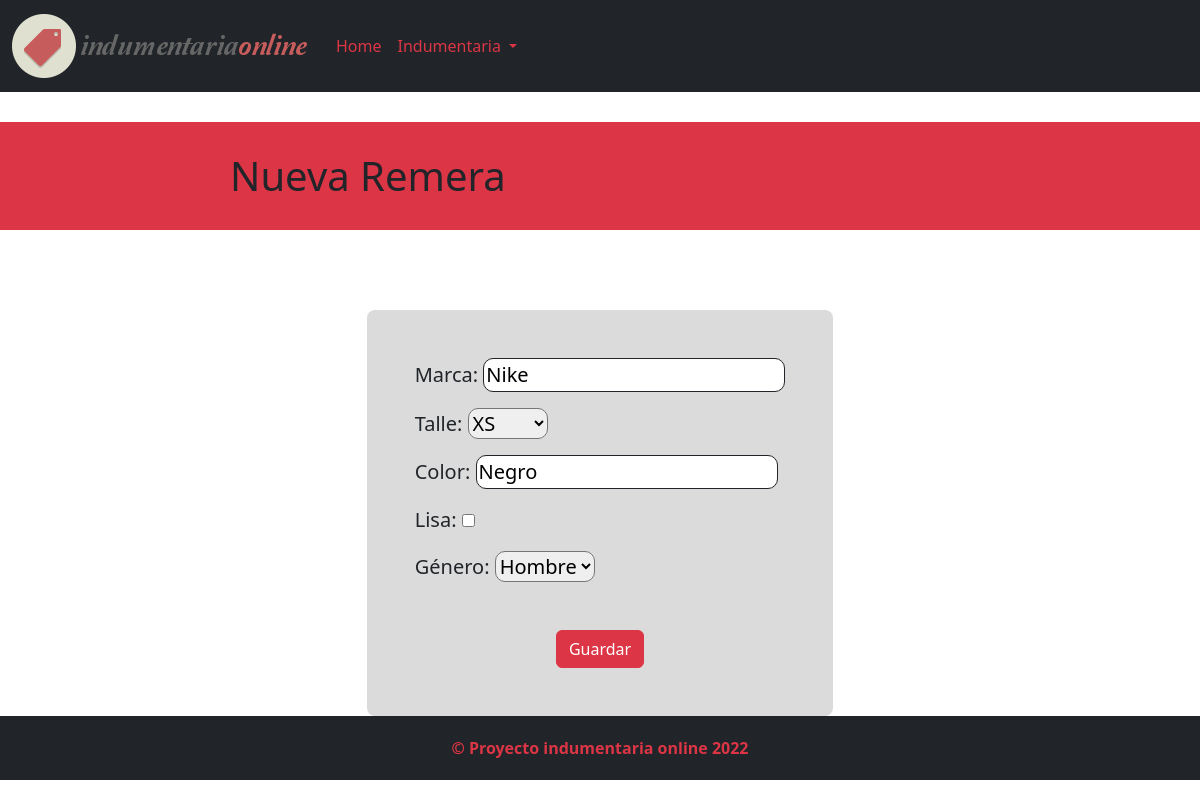
/shop/modificar_indumentaria/1, run on the app's committed database.
### shop/models.py (models this page shows, shortened)
class Remera(models.Model):
    marca = models.CharField("Marca", max_length=128)
    TALLES = (
        (1, "XS"),
        (2, "S"),
        (3, "M"),
        (4, "L"),
        (5, "XL"),
        (6, "XXL")
    )
    talle = models.PositiveSmallIntegerField("Talle", choices=TALLES)
    color = models.CharField("Color", max_length=128)
    lisa = models.BooleanField("Lisa")
    GENEROS = (
        (1, "Hombre"),
        (2, "Mujer"),
        (3, "Unisex")
    )
    genero = models.PositiveSmallIntegerField("Género", choices=GENEROS)

### shop/views.py (the view)
# urls.py: path("modificar_indumentaria/<int:pk>", views.modificar_indumentaria, name="modificar_indumentaria"),
def modificar_indumentaria(request, pk, template_name='shop/nueva_remera.html'):
    remera = Remera.objects.get(id=pk)
    form = RemeraForm(request.POST or None, instance=remera)
    if request.method == 'POST':
        if form.is_valid():
            form.save(commit=True)
            messages.success(request, "¡Indumentaria actualizada!")
            return redirect('index')
    datos = {
        "form": form
    }
    return render(request, template_name, datos)

### shop/forms.py
class RemeraForm(ModelForm):
    class Meta:
        model= Remera
        fields = '__all__'

### shop/templates/shop/nueva_remera.html (shortened to what this page needs)
{% extends 'base.html' %}
{% load static %}
{% block content %}
    <div class="text bg-danger contenedor-titulo-nueva-remera">
        <h1 class="titulo-nueva-remera">Nueva Remera</h1>
    </div>
    <div class="d-flex justify-content-center contenedor-formulario">
        <form class="form-control-lg p-lg-5 formulario" method="post">{% csrf_token %}
            {{ form.as_p }}
            <div class="text-center mt-5">
                <button type="submit" class="btn btn-danger">Guardar</button>
            </div>
        </form>
    </div>
{% endblock %}

### shop/static/css/estilos.css (style rules this page uses)
* { box-sizing: border-box; }
body { margin: 0; padding: 0; }
.contenido-main h1 { padding: 30px; }
.contenedor-titulo-catalogo h3, .contenedor-titulo-nueva-remera .titulo-nueva-remera, .contenedor-titulo-contacto .titulo-contacto { margin-left: 200px; }
.contenedor-formulario { margin-top: 80px; }
.formulario { background-color: #dbdbdb; }
.formulario input { border-radius: 10px; border: 1px solid #212529; }
.formulario select { border-radius: 10px; }

### data on the page
Remera: marca "Nike", talle "XS", color "Negro", genero "Hombre"
